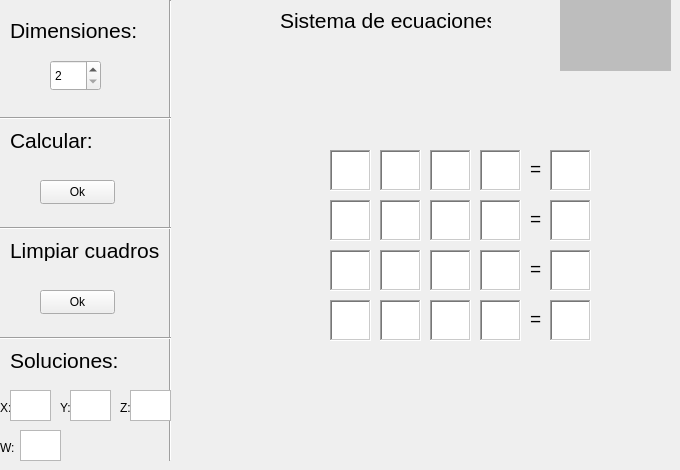
      <widget class="QWidget" name="tab_4">
       <attribute name="title">
        <string>Sistema de ecuaciones</string>
       </attribute>
       <widget class="QLabel" name="label_7">
        <property name="geometry">
         <rect>
          <x>560</x>
          <y>0</y>
          <width>111</width>
          <height>71</height>
         </rect>
        </property>
        <property name="styleSheet">
         <string notr="true">background-color: rgb(189, 189, 189);</string>
        </property>
        <property name="text">
         <string/>
        </property>
        <property name="pixmap">
         <pixmap>pl.png</pixmap>
        </property>
        <property name="scaledContents">
         <bool>true</bool>
        </property>
       </widget>
       <widget class="Line" name="line_17">
        <property name="geometry">
         <rect>
          <x>160</x>
          <y>0</y>
          <width>20</width>
          <height>461</height>
         </rect>
        </property>
        <property name="orientation">
         <enum>Qt::Vertical</enum>
        </property>
       </widget>
       <widget class="QLabel" name="label_37">
        <property name="geometry">
         <rect>
          <x>10</x>
          <y>20</y>
          <width>131</width>
          <height>21</height>
         </rect>
        </property>
        <property name="font">
         <font>
          <pointsize>16</pointsize>
         </font>
        </property>
        <property name="text">
         <string>Dimensiones:</string>
        </property>
       </widget>
       <widget class="QSpinBox" name="spinBox2">
        <property name="geometry">
         <rect>
          <x>50</x>
          <y>60</y>
          <width>51</width>
          <height>31</height>
         </rect>
        </property>
        <property name="suffix">
         <string/>
        </property>
        <property name="prefix">
         <string/>
        </property>
        <property name="minimum">
         <number>2</number>
        </property>
        <property name="maximum">
         <number>4</number>
        </property>
        <property name="singleStep">
         <number>1</number>
        </property>
        <property name="stepType">
         <enum>QAbstractSpinBox::DefaultStepType</enum>
        </property>
        <property name="value">
         <number>2</number>
        </property>
        <property name="displayIntegerBase">
         <number>10</number>
        </property>
       </widget>
       <widget class="Line" name="line_18">
        <property name="geometry">
         <rect>
          <x>0</x>
          <y>110</y>
          <width>171</width>
          <height>16</height>
         </rect>
        </property>
        <property name="orientation">
         <enum>Qt::Horizontal</enum>
        </property>
       </widget>
       <widget class="QLabel" name="label_38">
        <property name="geometry">
         <rect>
          <x>10</x>
          <y>130</y>
          <width>91</width>
          <height>21</height>
         </rect>
        </property>
        <property name="font">
         <font>
          <pointsize>16</pointsize>
         </font>
        </property>
        <property name="text">
         <string>Calcular:</string>
        </property>
       </widget>
       <widget class="QPushButton" name="calcular2">
        <property name="geometry">
         <rect>
          <x>40</x>
          <y>180</y>
          <width>75</width>
          <height>24</height>
         </rect>
        </property>
        <property name="text">
         <string>Ok</string>
        </property>
       </widget>
       <widget class="Line" name="line_19">
        <property name="geometry">
         <rect>
          <x>-10</x>
          <y>220</y>
          <width>181</width>
          <height>16</height>
         </rect>
        </property>
        <property name="orientation">
         <enum>Qt::Horizontal</enum>
        </property>
       </widget>
       <widget class="QLabel" name="label_39">
        <property name="geometry">
         <rect>
          <x>10</x>
          <y>240</y>
          <width>151</width>
          <height>21</height>
         </rect>
        </property>
        <property name="font">
         <font>
          <pointsize>16</pointsize>
         </font>
        </property>
        <property name="text">
         <string>Limpiar cuadros:</string>
        </property>
       </widget>
       <widget class="QPushButton" name="limpiar2">
        <property name="geometry">
         <rect>
          <x>40</x>
          <y>290</y>
          <width>75</width>
          <height>24</height>
         </rect>
        </property>
        <property name="text">
         <string>Ok</string>
        </property>
       </widget>
       <widget class="QLabel" name="label_40">
        <property name="geometry">
         <rect>
          <x>10</x>
          <y>350</y>
          <width>151</width>
          <height>21</height>
         </rect>
        </property>
        <property name="font">
         <font>
          <pointsize>16</pointsize>
         </font>
        </property>
        <property name="text">
         <string>Soluciones:</string>
        </property>
       </widget>
       <widget class="Line" name="line_20">
        <property name="geometry">
         <rect>
          <x>-10</x>
          <y>330</y>
          <width>181</width>
          <height>16</height>
         </rect>
        </property>
        <property name="orientation">
         <enum>Qt::Horizontal</enum>
        </property>
       </widget>
       <widget class="QLabel" name="labelx">
        <property name="geometry">
         <rect>
          <x>0</x>
          <y>400</y>
          <width>16</width>
          <height>16</height>
         </rect>
        </property>
        <property name="text">
         <string>X:</string>
        </property>
       </widget>
       <widget class="QTextEdit" name="x">
        <property name="geometry">
         <rect>
          <x>10</x>
          <y>390</y>
          <width>41</width>
          <height>31</height>
         </rect>
        </property>
       </widget>
       <widget class="QLabel" name="labely">
        <property name="geometry">
         <rect>
          <x>60</x>
          <y>400</y>
          <width>16</width>
          <height>16</height>
         </rect>
        </property>
        <property name="text">
         <string>Y:</string>
        </property>
       </widget>
       <widget class="QTextEdit" name="y">
        <property name="geometry">
         <rect>
          <x>70</x>
          <y>390</y>
          <width>41</width>
          <height>31</height>
         </rect>
        </property>
       </widget>
       <widget class="QLabel" name="labelz">
        <property name="geometry">
         <rect>
          <x>120</x>
          <y>400</y>
          <width>16</width>
          <height>16</height>
         </rect>
        </property>
        <property name="text">
         <string>Z:</string>
        </property>
       </widget>
       <widget class="QTextEdit" name="z">
        <property name="geometry">
         <rect>
          <x>130</x>
          <y>390</y>
          <width>41</width>
          <height>31</height>
         </rect>
        </property>
       </widget>
       <widget class="QLabel" name="labelw">
        <property name="geometry">
         <rect>
          <x>0</x>
          <y>440</y>
          <width>16</width>
          <height>16</height>
         </rect>
        </property>
        <property name="text">
         <string>W:</string>
        </property>
       </widget>
       <widget class="QTextEdit" name="w">
        <property name="geometry">
         <rect>
          <x>20</x>
          <y>430</y>
          <width>41</width>
          <height>31</height>
         </rect>
        </property>
       </widget>
       <widget class="QTextEdit" name="a11__2">
        <property name="geometry">
         <rect>
          <x>330</x>
          <y>150</y>
          <width>41</width>
          <height>41</height>
         </rect>
        </property>
        <property name="sizePolicy">
         <sizepolicy hsizetype="Expanding" vsizetype="Expanding">
          <horstretch>0</horstretch>
          <verstretch>0</verstretch>
         </sizepolicy>
        </property>
        <property name="font">
         <font>
          <pointsize>14</pointsize>
         </font>
        </property>
        <property name="frameShape">
         <enum>QFrame::WinPanel</enum>
        </property>
        <property name="frameShadow">
         <enum>QFrame::Sunken</enum>
        </property>
        <property name="readOnly">
         <bool>false</bool>
        </property>
       </widget>
       <widget class="QTextEdit" name="a21__2">
        <property name="geometry">
         <rect>
          <x>380</x>
          <y>150</y>
          <width>41</width>
          <height>41</height>
         </rect>
        </property>
        <property name="sizePolicy">
         <sizepolicy hsizetype="Expanding" vsizetype="Expanding">
          <horstretch>0</horstretch>
          <verstretch>0</verstretch>
         </sizepolicy>
        </property>
        <property name="font">
         <font>
          <pointsize>14</pointsize>
         </font>
        </property>
        <property name="frameShape">
         <enum>QFrame::WinPanel</enum>
        </property>
        <property name="frameShadow">
         <enum>QFrame::Sunken</enum>
        </property>
        <property name="readOnly">
         <bool>false</bool>
        </property>
       </widget>
       <widget class="QTextEdit" name="a12__2">
        <property name="geometry">
         <rect>
          <x>330</x>
          <y>200</y>
          <width>41</width>
          <height>41</height>
         </rect>
        </property>
        <property name="sizePolicy">
         <sizepolicy hsizetype="Expanding" vsizetype="Expanding">
          <horstretch>0</horstretch>
          <verstretch>0</verstretch>
         </sizepolicy>
        </property>
        <property name="font">
         <font>
          <pointsize>14</pointsize>
         </font>
        </property>
        <property name="frameShape">
         <enum>QFrame::WinPanel</enum>
        </property>
        <property name="frameShadow">
         <enum>QFrame::Sunken</enum>
        </property>
        <property name="readOnly">
         <bool>false</bool>
        </property>
       </widget>
       <widget class="QTextEdit" name="a22__2">
        <property name="geometry">
         <rect>
          <x>380</x>
          <y>200</y>
          <width>41</width>
          <height>41</height>
         </rect>
        </property>
        <property name="sizePolicy">
         <sizepolicy hsizetype="Expanding" vsizetype="Expanding">
          <horstretch>0</horstretch>
          <verstretch>0</verstretch>
         </sizepolicy>
        </property>
        <property name="font">
         <font>
          <pointsize>14</pointsize>
         </font>
        </property>
        <property name="frameShape">
         <enum>QFrame::WinPanel</enum>
        </property>
        <property name="frameShadow">
         <enum>QFrame::Sunken</enum>
        </property>
        <property name="readOnly">
         <bool>false</bool>
        </property>
       </widget>
       <widget class="QLabel" name="labelig2">
        <property name="geometry">
         <rect>
          <x>530</x>
          <y>210</y>
          <width>16</width>
          <height>16</height>
         </rect>
        </property>
        <property name="font">
         <font>
          <pointsize>14</pointsize>
         </font>
        </property>
        <property name="text">
         <string>=</string>
        </property>
       </widget>
       <widget class="QLabel" name="labelig1">
        <property name="geometry">
         <rect>
          <x>530</x>
          <y>160</y>
          <width>16</width>
          <height>16</height>
         </rect>
        </property>
        <property name="font">
         <font>
          <pointsize>14</pointsize>
         </font>
        </property>
        <property name="text">
         <string>=</string>
        </property>
       </widget>
       <widget class="QTextEdit" name="a31__2">
        <property name="geometry">
         <rect>
          <x>430</x>
          <y>150</y>
          <width>41</width>
          <height>41</height>
         </rect>
        </property>
        <property name="sizePolicy">
         <sizepolicy hsizetype="Expanding" vsizetype="Expanding">
          <horstretch>0</horstretch>
          <verstretch>0</verstretch>
         </sizepolicy>
        </property>
        <property name="font">
         <font>
          <pointsize>14</pointsize>
         </font>
        </property>
        <property name="frameShape">
         <enum>QFrame::WinPanel</enum>
        </property>
        <property name="frameShadow">
         <enum>QFrame::Sunken</enum>
        </property>
        <property name="readOnly">
         <bool>false</bool>
        </property>
       </widget>
       <widget class="QTextEdit" name="a32__2">
        <property name="geometry">
         <rect>
          <x>430</x>
          <y>200</y>
          <width>41</width>
          <height>41</height>
         </rect>
        </property>
        <property name="sizePolicy">
         <sizepolicy hsizetype="Expanding" vsizetype="Expanding">
          <horstretch>0</horstretch>
          <verstretch>0</verstretch>
         </sizepolicy>
        </property>
        <property name="font">
         <font>
          <pointsize>14</pointsize>
         </font>
        </property>
        <property name="frameShape">
         <enum>QFrame::WinPanel</enum>
        </property>
        <property name="frameShadow">
         <enum>QFrame::Sunken</enum>
        </property>
        <property name="readOnly">
         <bool>false</bool>
        </property>
       </widget>
       <widget class="QTextEdit" name="a41__2">
        <property name="geometry">
         <rect>
          <x>480</x>
          <y>150</y>
          <width>41</width>
          <height>41</height>
         </rect>
        </property>
        <property name="sizePolicy">
         <sizepolicy hsizetype="Expanding" vsizetype="Expanding">
          <horstretch>0</horstretch>
          <verstretch>0</verstretch>
         </sizepolicy>
        </property>
        <property name="font">
         <font>
          <pointsize>14</pointsize>
         </font>
        </property>
        <property name="frameShape">
         <enum>QFrame::WinPanel</enum>
        </property>
        <property name="frameShadow">
         <enum>QFrame::Sunken</enum>
        </property>
        <property name="readOnly">
         <bool>false</bool>
        </property>
       </widget>
       <widget class="QTextEdit" name="a42__2">
        <property name="geometry">
         <rect>
          <x>480</x>
          <y>200</y>
          <width>41</width>
          <height>41</height>
         </rect>
        </property>
        <property name="sizePolicy">
         <sizepolicy hsizetype="Expanding" vsizetype="Expanding">
          <horstretch>0</horstretch>
          <verstretch>0</verstretch>
         </sizepolicy>
        </property>
        <property name="font">
         <font>
          <pointsize>14</pointsize>
         </font>
        </property>
        <property name="frameShape">
         <enum>QFrame::WinPanel</enum>
        </property>
        <property name="frameShadow">
         <enum>QFrame::Sunken</enum>
        </property>
        <property name="readOnly">
         <bool>false</bool>
        </property>
       </widget>
       <widget class="QTextEdit" name="a23__2">
        <property name="geometry">
         <rect>
          <x>380</x>
          <y>250</y>
          <width>41</width>
          <height>41</height>
         </rect>
        </property>
        <property name="sizePolicy">
         <sizepolicy hsizetype="Expanding" vsizetype="Expanding">
          <horstretch>0</horstretch>
          <verstretch>0</verstretch>
         </sizepolicy>
        </property>
        <property name="font">
         <font>
          <pointsize>14</pointsize>
         </font>
        </property>
        <property name="frameShape">
         <enum>QFrame::WinPanel</enum>
        </property>
        <property name="frameShadow">
         <enum>QFrame::Sunken</enum>
        </property>
        <property name="readOnly">
         <bool>false</bool>
        </property>
       </widget>
       <widget class="QTextEdit" name="a33__2">
        <property name="geometry">
         <rect>
          <x>430</x>
          <y>250</y>
          <width>41</width>
          <height>41</height>
         </rect>
        </property>
        <property name="sizePolicy">
         <sizepolicy hsizetype="Expanding" vsizetype="Expanding">
          <horstretch>0</horstretch>
          <verstretch>0</verstretch>
         </sizepolicy>
        </property>
        <property name="font">
         <font>
          <pointsize>14</pointsize>
         </font>
        </property>
        <property name="frameShape">
         <enum>QFrame::WinPanel</enum>
        </property>
        <property name="frameShadow">
         <enum>QFrame::Sunken</enum>
        </property>
        <property name="readOnly">
         <bool>false</bool>
        </property>
       </widget>
       <widget class="QTextEdit" name="a43__2">
        <property name="geometry">
         <rect>
          <x>480</x>
          <y>250</y>
          <width>41</width>
          <height>41</height>
         </rect>
        </property>
        <property name="sizePolicy">
         <sizepolicy hsizetype="Expanding" vsizetype="Expanding">
          <horstretch>0</horstretch>
          <verstretch>0</verstretch>
         </sizepolicy>
        </property>
        <property name="font">
         <font>
          <pointsize>14</pointsize>
         </font>
        </property>
        <property name="frameShape">
         <enum>QFrame::WinPanel</enum>
        </property>
        <property name="frameShadow">
         <enum>QFrame::Sunken</enum>
        </property>
        <property name="readOnly">
         <bool>false</bool>
        </property>
       </widget>
       <widget class="QTextEdit" name="a13__2">
        <property name="geometry">
         <rect>
          <x>330</x>
          <y>250</y>
          <width>41</width>
          <height>41</height>
         </rect>
        </property>
        <property name="sizePolicy">
         <sizepolicy hsizetype="Expanding" vsizetype="Expanding">
          <horstretch>0</horstretch>
          <verstretch>0</verstretch>
         </sizepolicy>
        </property>
        <property name="font">
         <font>
          <pointsize>14</pointsize>
         </font>
        </property>
        <property name="frameShape">
         <enum>QFrame::WinPanel</enum>
        </property>
        <property name="frameShadow">
         <enum>QFrame::Sunken</enum>
        </property>
        <property name="readOnly">
         <bool>false</bool>
        </property>
       </widget>
       <widget class="QTextEdit" name="a44__2">
        <property name="geometry">
         <rect>
          <x>480</x>
          <y>300</y>
          <width>41</width>
          <height>41</height>
         </rect>
        </property>
        <property name="sizePolicy">
         <sizepolicy hsizetype="Expanding" vsizetype="Expanding">
          <horstretch>0</horstretch>
          <verstretch>0</verstretch>
         </sizepolicy>
        </property>
        <property name="font">
         <font>
          <pointsize>14</pointsize>
         </font>
        </property>
        <property name="frameShape">
         <enum>QFrame::WinPanel</enum>
        </property>
        <property name="frameShadow">
         <enum>QFrame::Sunken</enum>
        </property>
        <property name="readOnly">
         <bool>false</bool>
        </property>
       </widget>
       <widget class="QTextEdit" name="a14__2">
        <property name="geometry">
         <rect>
          <x>330</x>
          <y>300</y>
          <width>41</width>
          <height>41</height>
         </rect>
        </property>
        <property name="sizePolicy">
         <sizepolicy hsizetype="Expanding" vsizetype="Expanding">
          <horstretch>0</horstretch>
          <verstretch>0</verstretch>
         </sizepolicy>
        </property>
        <property name="font">
         <font>
          <pointsize>14</pointsize>
         </font>
        </property>
        <property name="frameShape">
         <enum>QFrame::WinPanel</enum>
        </property>
        <property name="frameShadow">
         <enum>QFrame::Sunken</enum>
        </property>
        <property name="readOnly">
         <bool>false</bool>
        </property>
       </widget>
       <widget class="QTextEdit" name="a24__2">
        <property name="geometry">
         <rect>
          <x>380</x>
          <y>300</y>
          <width>41</width>
          <height>41</height>
         </rect>
        </property>
        <property name="sizePolicy">
         <sizepolicy hsizetype="Expanding" vsizetype="Expanding">
          <horstretch>0</horstretch>
          <verstretch>0</verstretch>
         </sizepolicy>
        </property>
        <property name="font">
         <font>
          <pointsize>14</pointsize>
         </font>
        </property>
        <property name="frameShape">
         <enum>QFrame::WinPanel</enum>
        </property>
        <property name="frameShadow">
         <enum>QFrame::Sunken</enum>
        </property>
        <property name="readOnly">
         <bool>false</bool>
        </property>
       </widget>
       <widget class="QTextEdit" name="a34__2">
        <property name="geometry">
         <rect>
          <x>430</x>
          <y>300</y>
          <width>41</width>
          <height>41</height>
         </rect>
        </property>
        <property name="sizePolicy">
         <sizepolicy hsizetype="Expanding" vsizetype="Expanding">
          <horstretch>0</horstretch>
          <verstretch>0</verstretch>
         </sizepolicy>
        </property>
        <property name="font">
         <font>
          <pointsize>14</pointsize>
         </font>
        </property>
        <property name="frameShape">
         <enum>QFrame::WinPanel</enum>
        </property>
        <property name="frameShadow">
         <enum>QFrame::Sunken</enum>
        </property>
        <property name="readOnly">
         <bool>false</bool>
        </property>
       </widget>
       <widget class="QLabel" name="labelig3">
        <property name="geometry">
         <rect>
          <x>530</x>
          <y>260</y>
          <width>16</width>
          <height>16</height>
         </rect>
        </property>
        <property name="font">
         <font>
          <pointsize>14</pointsize>
         </font>
        </property>
        <property name="text">
         <string>=</string>
        </property>
       </widget>
       <widget class="QLabel" name="labelig4">
        <property name="geometry">
         <rect>
          <x>530</x>
          <y>310</y>
          <width>16</width>
          <height>16</height>
         </rect>
        </property>
        <property name="font">
         <font>
          <pointsize>14</pointsize>
         </font>
        </property>
        <property name="text">
         <string>=</string>
        </property>
       </widget>
       <widget class="QTextEdit" name="equal1">
        <property name="geometry">
         <rect>
          <x>550</x>
          <y>150</y>
          <width>41</width>
          <height>41</height>
         </rect>
        </property>
        <property name="sizePolicy">
         <sizepolicy hsizetype="Expanding" vsizetype="Expanding">
          <horstretch>0</horstretch>
          <verstretch>0</verstretch>
         </sizepolicy>
        </property>
        <property name="font">
         <font>
          <pointsize>14</pointsize>
         </font>
        </property>
        <property name="frameShape">
         <enum>QFrame::WinPanel</enum>
        </property>
        <property name="frameShadow">
         <enum>QFrame::Sunken</enum>
        </property>
        <property name="readOnly">
         <bool>false</bool>
        </property>
       </widget>
       <widget class="QTextEdit" name="equal2">
        <property name="geometry">
         <rect>
          <x>550</x>
          <y>200</y>
          <width>41</width>
          <height>41</height>
         </rect>
        </property>
        <property name="sizePolicy">
         <sizepolicy hsizetype="Expanding" vsizetype="Expanding">
          <horstretch>0</horstretch>
          <verstretch>0</verstretch>
         </sizepolicy>
        </property>
        <property name="font">
         <font>
          <pointsize>14</pointsize>
         </font>
        </property>
        <property name="frameShape">
         <enum>QFrame::WinPanel</enum>
        </property>
        <property name="frameShadow">
         <enum>QFrame::Sunken</enum>
        </property>
        <property name="readOnly">
         <bool>false</bool>
        </property>
       </widget>
       <widget class="QTextEdit" name="equal3">
        <property name="geometry">
         <rect>
          <x>550</x>
          <y>250</y>
          <width>41</width>
          <height>41</height>
         </rect>
        </property>
        <property name="sizePolicy">
         <sizepolicy hsizetype="Expanding" vsizetype="Expanding">
          <horstretch>0</horstretch>
          <verstretch>0</verstretch>
         </sizepolicy>
        </property>
        <property name="font">
         <font>
          <pointsize>14</pointsize>
         </font>
        </property>
        <property name="frameShape">
         <enum>QFrame::WinPanel</enum>
        </property>
        <property name="frameShadow">
         <enum>QFrame::Sunken</enum>
        </property>
        <property name="readOnly">
         <bool>false</bool>
        </property>
       </widget>
       <widget class="QTextEdit" name="equal4">
        <property name="geometry">
         <rect>
          <x>550</x>
          <y>300</y>
          <width>41</width>
          <height>41</height>
         </rect>
        </property>
        <property name="sizePolicy">
         <sizepolicy hsizetype="Expanding" vsizetype="Expanding">
          <horstretch>0</horstretch>
          <verstretch>0</verstretch>
         </sizepolicy>
        </property>
        <property name="font">
         <font>
          <pointsize>14</pointsize>
         </font>
        </property>
        <property name="frameShape">
         <enum>QFrame::WinPanel</enum>
        </property>
        <property name="frameShadow">
         <enum>QFrame::Sunken</enum>
        </property>
        <property name="readOnly">
         <bool>false</bool>
        </property>
       </widget>
       <widget class="QLabel" name="label_41">
        <property name="geometry">
         <rect>
          <x>280</x>
          <y>10</y>
          <width>211</width>
          <height>21</height>
         </rect>
        </property>
        <property name="font">
         <font>
          <pointsize>16</pointsize>
         </font>
        </property>
        <property name="text">
         <string>Sistema de ecuaciones</string>
        </property>
       </widget>
      </widget>
